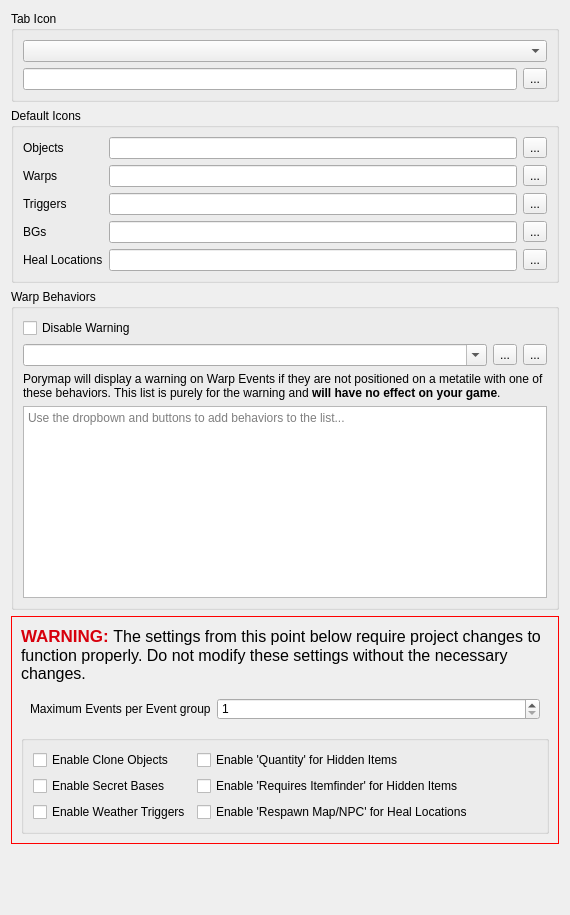
          <widget class="QWidget" name="scrollAreaWidgetContents_EventsTab">
           <property name="geometry">
            <rect>
             <x>0</x>
             <y>0</y>
             <width>570</width>
             <height>915</height>
            </rect>
           </property>
           <layout class="QVBoxLayout" name="verticalLayout_8">
            <item>
             <widget class="QGroupBox" name="groupBox_EventsTabIcon">
              <property name="title">
               <string>Tab Icon</string>
              </property>
              <layout class="QGridLayout" name="gridLayout_12">
               <item row="1" column="1">
                <widget class="QToolButton" name="button_EventsTabIcon">
                 <property name="visible">
                  <bool>false</bool>
                 </property>
                 <property name="text">
                  <string>...</string>
                 </property>
                 <property name="icon">
                  <iconset resource="../resources/images.qrc">
                   <normaloff>:/icons/folder.ico</normaloff>:/icons/folder.ico</iconset>
                 </property>
                </widget>
               </item>
               <item row="1" column="0">
                <widget class="QLineEdit" name="lineEdit_EventsTabIcon">
                 <property name="visible">
                  <bool>false</bool>
                 </property>
                 <property name="toolTip">
                  <string>&lt;html&gt;&lt;head/&gt;&lt;body&gt;&lt;p&gt;The image file path to use for the icon of the Events tab.&lt;/p&gt;&lt;/body&gt;&lt;/html&gt;</string>
                 </property>
                 <property name="clearButtonEnabled">
                  <bool>true</bool>
                 </property>
                </widget>
               </item>
               <item row="0" column="0" colspan="2">
                <widget class="NoScrollComboBox" name="comboBox_EventsTabIcon">
                 <property name="toolTip">
                  <string>&lt;html&gt;&lt;head/&gt;&lt;body&gt;&lt;p&gt;The icon that will be displayed for the Events tab in the editor. If 'Automatic' is chosen, the icon will be a random player character from the project's base game version. If 'Custom' is chosen an image file path may be specified.&lt;/p&gt;&lt;/body&gt;&lt;/html&gt;</string>
                 </property>
                </widget>
               </item>
              </layout>
             </widget>
            </item>
            <item>
             <widget class="QGroupBox" name="groupBox_DefaultIcons">
              <property name="title">
               <string>Default Icons</string>
              </property>
              <layout class="QGridLayout" name="gridLayout_6">
               <item row="1" column="0">
                <widget class="QLabel" name="label_WarpsIcon">
                 <property name="text">
                  <string>Warps</string>
                 </property>
                </widget>
               </item>
               <item row="3" column="1">
                <widget class="QLineEdit" name="lineEdit_BGsIcon">
                 <property name="toolTip">
                  <string>&lt;html&gt;&lt;head/&gt;&lt;body&gt;&lt;p&gt;The icon that will be used to represent BG events&lt;/p&gt;&lt;/body&gt;&lt;/html&gt;</string>
                 </property>
                 <property name="clearButtonEnabled">
                  <bool>true</bool>
                 </property>
                </widget>
               </item>
               <item row="4" column="2">
                <widget class="QToolButton" name="button_HealLocationsIcon">
                 <property name="text">
                  <string>...</string>
                 </property>
                 <property name="icon">
                  <iconset resource="../resources/images.qrc">
                   <normaloff>:/icons/folder.ico</normaloff>:/icons/folder.ico</iconset>
                 </property>
                </widget>
               </item>
               <item row="0" column="0">
                <widget class="QLabel" name="label_ObjectsIcon">
                 <property name="text">
                  <string>Objects</string>
                 </property>
                </widget>
               </item>
               <item row="3" column="0">
                <widget class="QLabel" name="label_BGsIcon">
                 <property name="text">
                  <string>BGs</string>
                 </property>
                </widget>
               </item>
               <item row="2" column="0">
                <widget class="QLabel" name="label_TriggersIcon">
                 <property name="text">
                  <string>Triggers</string>
                 </property>
                </widget>
               </item>
               <item row="1" column="2">
                <widget class="QToolButton" name="button_WarpsIcon">
                 <property name="text">
                  <string>...</string>
                 </property>
                 <property name="icon">
                  <iconset resource="../resources/images.qrc">
                   <normaloff>:/icons/folder.ico</normaloff>:/icons/folder.ico</iconset>
                 </property>
                </widget>
               </item>
               <item row="4" column="0">
                <widget class="QLabel" name="label_HealLocationsIcon">
                 <property name="text">
                  <string>Heal Locations</string>
                 </property>
                </widget>
               </item>
               <item row="0" column="1">
                <widget class="QLineEdit" name="lineEdit_ObjectsIcon">
                 <property name="toolTip">
                  <string>&lt;html&gt;&lt;head/&gt;&lt;body&gt;&lt;p&gt;The icon that will be used to represent Object events that don't have their own sprite&lt;/p&gt;&lt;/body&gt;&lt;/html&gt;</string>
                 </property>
                 <property name="clearButtonEnabled">
                  <bool>true</bool>
                 </property>
                </widget>
               </item>
               <item row="1" column="1">
                <widget class="QLineEdit" name="lineEdit_WarpsIcon">
                 <property name="toolTip">
                  <string>&lt;html&gt;&lt;head/&gt;&lt;body&gt;&lt;p&gt;The icon that will be used to represent Warp events&lt;/p&gt;&lt;/body&gt;&lt;/html&gt;</string>
                 </property>
                 <property name="clearButtonEnabled">
                  <bool>true</bool>
                 </property>
                </widget>
               </item>
               <item row="3" column="2">
                <widget class="QToolButton" name="button_BGsIcon">
                 <property name="text">
                  <string>...</string>
                 </property>
                 <property name="icon">
                  <iconset resource="../resources/images.qrc">
                   <normaloff>:/icons/folder.ico</normaloff>:/icons/folder.ico</iconset>
                 </property>
                </widget>
               </item>
               <item row="4" column="1">
                <widget class="QLineEdit" name="lineEdit_HealLocationsIcon">
                 <property name="toolTip">
                  <string>&lt;html&gt;&lt;head/&gt;&lt;body&gt;&lt;p&gt;The icon that will be used to represent Heal Location events&lt;/p&gt;&lt;/body&gt;&lt;/html&gt;</string>
                 </property>
                 <property name="clearButtonEnabled">
                  <bool>true</bool>
                 </property>
                </widget>
               </item>
               <item row="2" column="2">
                <widget class="QToolButton" name="button_TriggersIcon">
                 <property name="text">
                  <string>...</string>
                 </property>
                 <property name="icon">
                  <iconset resource="../resources/images.qrc">
                   <normaloff>:/icons/folder.ico</normaloff>:/icons/folder.ico</iconset>
                 </property>
                </widget>
               </item>
               <item row="0" column="2">
                <widget class="QToolButton" name="button_ObjectsIcon">
                 <property name="text">
                  <string>...</string>
                 </property>
                 <property name="icon">
                  <iconset resource="../resources/images.qrc">
                   <normaloff>:/icons/folder.ico</normaloff>:/icons/folder.ico</iconset>
                 </property>
                </widget>
               </item>
               <item row="2" column="1">
                <widget class="QLineEdit" name="lineEdit_TriggersIcon">
                 <property name="toolTip">
                  <string>&lt;html&gt;&lt;head/&gt;&lt;body&gt;&lt;p&gt;The icon that will be used to represent Trigger events&lt;/p&gt;&lt;/body&gt;&lt;/html&gt;</string>
                 </property>
                 <property name="clearButtonEnabled">
                  <bool>true</bool>
                 </property>
                </widget>
               </item>
              </layout>
             </widget>
            </item>
            <item>
             <widget class="QGroupBox" name="groupBox_WarpBehaviors">
              <property name="title">
               <string>Warp Behaviors</string>
              </property>
              <layout class="QGridLayout" name="gridLayout_9">
               <item row="1" column="2">
                <widget class="QToolButton" name="button_RemoveWarpBehavior">
                 <property name="toolTip">
                  <string>&lt;html&gt;&lt;head/&gt;&lt;body&gt;&lt;p&gt;Remove the current text from the list&lt;/p&gt;&lt;/body&gt;&lt;/html&gt;</string>
                 </property>
                 <property name="text">
                  <string>...</string>
                 </property>
                 <property name="icon">
                  <iconset resource="../resources/images.qrc">
                   <normaloff>:/icons/delete.ico</normaloff>:/icons/delete.ico</iconset>
                 </property>
                </widget>
               </item>
               <item row="3" column="0" colspan="3">
                <widget class="QLabel" name="label_WarpBehaviors">
                 <property name="text">
                  <string>&lt;html&gt;&lt;head/&gt;&lt;body&gt;&lt;p&gt;Porymap will display a warning on Warp Events if they are not positioned on a metatile with one of these behaviors. This list is purely for the warning and &lt;b&gt;will have no effect on your game&lt;/b&gt;.&lt;/p&gt;&lt;/body&gt;&lt;/html&gt;</string>
                 </property>
                 <property name="wordWrap">
                  <bool>true</bool>
                 </property>
                </widget>
               </item>
               <item row="0" column="0" colspan="3">
                <widget class="QCheckBox" name="checkBox_DisableWarning">
                 <property name="toolTip">
                  <string>&lt;html&gt;&lt;head/&gt;&lt;body&gt;&lt;p&gt;If checked, Warp Events will not display a warning about incompatible metatile behaviors&lt;/p&gt;&lt;/body&gt;&lt;/html&gt;</string>
                 </property>
                 <property name="text">
                  <string>Disable Warning</string>
                 </property>
                </widget>
               </item>
               <item row="1" column="0">
                <widget class="NoScrollComboBox" name="comboBox_WarpBehaviors">
                 <property name="editable">
                  <bool>true</bool>
                 </property>
                </widget>
               </item>
               <item row="4" column="0" colspan="3">
                <widget class="NoScrollTextEdit" name="textEdit_WarpBehaviors">
                 <property name="toolTip">
                  <string>&lt;html&gt;&lt;head/&gt;&lt;body&gt;&lt;p&gt;Metatile Behaviors on this list won't trigger warnings for Warp Events&lt;/p&gt;&lt;/body&gt;&lt;/html&gt;</string>
                 </property>
                 <property name="readOnly">
                  <bool>true</bool>
                 </property>
                 <property name="textInteractionFlags">
                  <set>Qt::TextInteractionFlag::NoTextInteraction</set>
                 </property>
                 <property name="placeholderText">
                  <string>Use the dropbown and buttons to add behaviors to the list...</string>
                 </property>
                </widget>
               </item>
               <item row="1" column="1">
                <widget class="QToolButton" name="button_AddWarpBehavior">
                 <property name="toolTip">
                  <string>&lt;html&gt;&lt;head/&gt;&lt;body&gt;&lt;p&gt;Add the current text to the list&lt;/p&gt;&lt;/body&gt;&lt;/html&gt;</string>
                 </property>
                 <property name="text">
                  <string>...</string>
                 </property>
                 <property name="icon">
                  <iconset resource="../resources/images.qrc">
                   <normaloff>:/icons/add.ico</normaloff>:/icons/add.ico</iconset>
                 </property>
                </widget>
               </item>
              </layout>
             </widget>
            </item>
            <item>
             <widget class="QFrame" name="frame_WarningEventsTab">
              <property name="styleSheet">
               <string notr="true">.QFrame { border: 1px solid red; }</string>
              </property>
              <property name="frameShape">
               <enum>QFrame::Shape::StyledPanel</enum>
              </property>
              <property name="frameShadow">
               <enum>QFrame::Shadow::Raised</enum>
              </property>
              <layout class="QVBoxLayout" name="verticalLayout_15">
               <item>
                <widget class="QLabel" name="label_WarningEventsTab">
                 <property name="font">
                  <font>
                   <pointsize>12</pointsize>
                   <bold>true</bold>
                  </font>
                 </property>
                 <property name="text">
                  <string>&lt;html&gt;&lt;head/&gt;&lt;body&gt;&lt;p&gt;&lt;span style=&quot; font-size:13pt; color:#d7000c;&quot;&gt;WARNING:  &lt;/span&gt;&lt;span style=&quot; font-weight:400;&quot;&gt;The settings from this point below require project changes to function properly. Do not modify these settings without the necessary changes. &lt;/span&gt;&lt;/p&gt;&lt;/body&gt;&lt;/html&gt;</string>
                 </property>
                 <property name="wordWrap">
                  <bool>true</bool>
                 </property>
                </widget>
               </item>
               <item>
                <widget class="QWidget" name="widget_MaxEvents" native="true">
                 <layout class="QFormLayout" name="formLayout_4">
                  <item row="0" column="0">
                   <widget class="QLabel" name="label_MaxEvents">
                    <property name="text">
                     <string>Maximum Events per Event group</string>
                    </property>
                   </widget>
                  </item>
                  <item row="0" column="1">
                   <widget class="NoScrollSpinBox" name="spinBox_MaxEvents">
                    <property name="toolTip">
                     <string>&lt;html&gt;&lt;head/&gt;&lt;body&gt;&lt;p&gt;Maps cannot have more than this number of events in each event group. Object events are additionally limited by 'define_obj_event_count' on the Identifiers tab.&lt;/p&gt;&lt;/body&gt;&lt;/html&gt;</string>
                    </property>
                    <property name="minimum">
                     <number>1</number>
                    </property>
                   </widget>
                  </item>
                 </layout>
                </widget>
               </item>
               <item>
                <widget class="QGroupBox" name="groupBox_Events">
                 <property name="title">
                  <string/>
                 </property>
                 <layout class="QGridLayout" name="gridLayout_5">
                  <item row="2" column="0">
                   <widget class="QCheckBox" name="checkBox_EnableWeatherTriggers">
                    <property name="text">
                     <string>Enable Weather Triggers</string>
                    </property>
                   </widget>
                  </item>
                  <item row="1" column="0">
                   <widget class="QCheckBox" name="checkBox_EnableSecretBases">
                    <property name="text">
                     <string>Enable Secret Bases</string>
                    </property>
                   </widget>
                  </item>
                  <item row="0" column="0">
                   <widget class="QCheckBox" name="checkBox_EnableCloneObjects">
                    <property name="text">
                     <string>Enable Clone Objects</string>
                    </property>
                   </widget>
                  </item>
                  <item row="1" column="1">
                   <widget class="QCheckBox" name="checkBox_EnableRequiresItemfinder">
                    <property name="text">
                     <string>Enable 'Requires Itemfinder' for Hidden Items</string>
                    </property>
                   </widget>
                  </item>
                  <item row="0" column="1">
                   <widget class="QCheckBox" name="checkBox_EnableQuantity">
                    <property name="text">
                     <string>Enable 'Quantity' for Hidden Items</string>
                    </property>
                   </widget>
                  </item>
                  <item row="2" column="1">
                   <widget class="QCheckBox" name="checkBox_EnableRespawn">
                    <property name="text">
                     <string>Enable 'Respawn Map/NPC' for Heal Locations</string>
                    </property>
                   </widget>
                  </item>
                  <item row="0" column="2">
                   <spacer name="horizontalSpacer_2">
                    <property name="orientation">
                     <enum>Qt::Orientation::Horizontal</enum>
                    </property>
                    <property name="sizeHint" stdset="0">
                     <size>
                      <width>40</width>
                      <height>20</height>
                     </size>
                    </property>
                   </spacer>
                  </item>
                 </layout>
                </widget>
               </item>
              </layout>
             </widget>
            </item>
            <item>
             <spacer name="verticalSpacer_4">
              <property name="orientation">
               <enum>Qt::Orientation::Vertical</enum>
              </property>
              <property name="sizeHint" stdset="0">
               <size>
                <width>20</width>
                <height>1</height>
               </size>
              </property>
             </spacer>
            </item>
           </layout>
          </widget>
